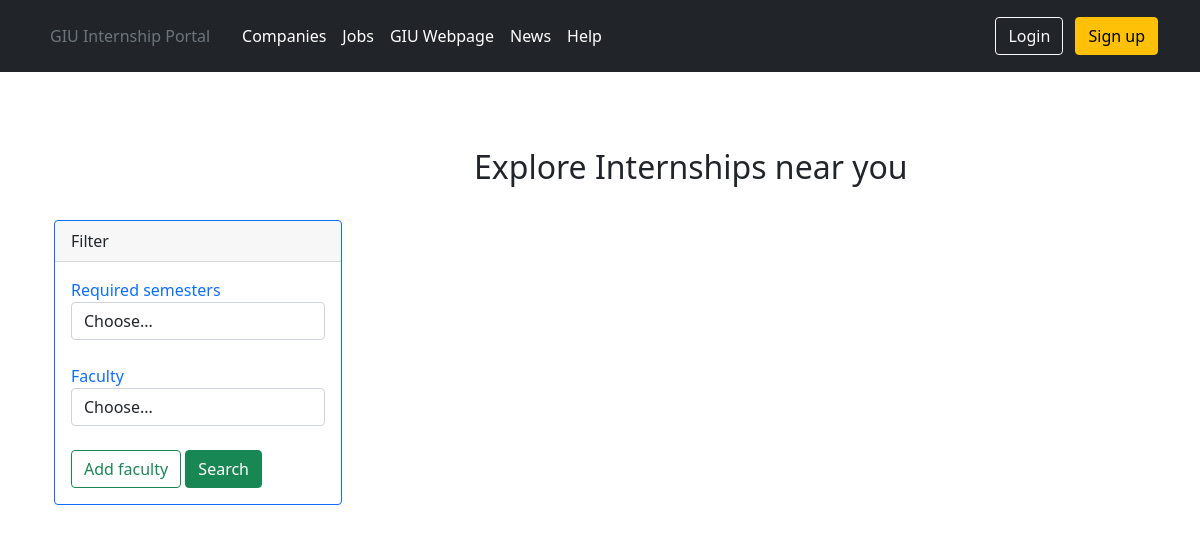
The app's page /viewjobs, older data.
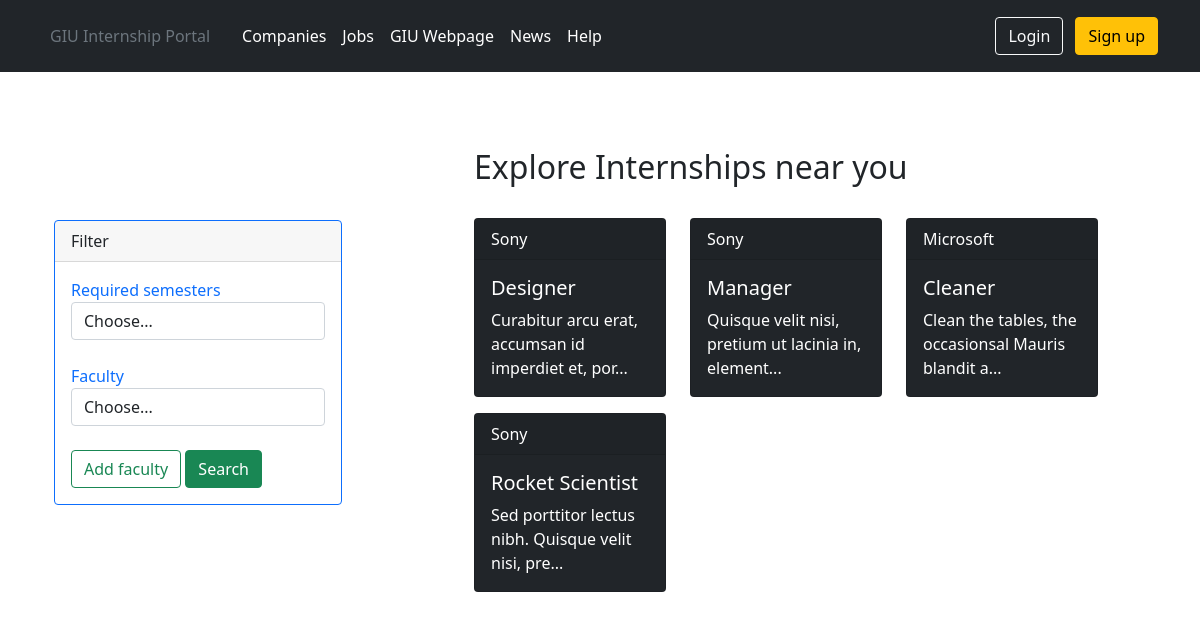
The same page, newer data.
### portal/models.py (models this page shows, shortened)
class Job(models.Model):
    fac_choices = (
        ('Engineering', 'Engineering'),
        ('Computer Science', 'Computer Science'),
        ('Business', 'Business'),
        ('Design', 'Design'),
        ('Architecture', 'Architecture'),
        ('Biotechnology', 'Biotechnology'),
        ('Pharmaceutical', 'Pharmaceutical')
    )
    sem_choices = (
        (1, 1),
        (2, 2),
        (3, 3),
        (4, 4),
        (5, 5),
        (6, 6),
        (7, 7),
        (8, 8),
        (9, 9),
        (10, 10),
        (11, 11),
        (12, 12),
    )
    job_id = models.AutoField(primary_key=True)
    title = models.CharField(max_length=30)
    job_description = models.TextField(max_length=1000)
    department = models.CharField(max_length=20)
    job_start_date = models.DateField()
    job_end_date = models.DateField()
    application_deadline = models.DateField()
    num_of_available_internships = models.PositiveIntegerField()
    salary_range = models.CharField(max_length=20)
    qualifications = models.TextField(max_length=500)
    job_location = models.CharField(max_length=20)
    application_link = models.CharField(max_length=50, null=True, blank=True)
    application_email = models.CharField(max_length=50, null=True, blank=True)
    job_type = models.CharField(max_length=30)
    employer_id = models.ForeignKey(user_models.Employer, on_delete=models.CASCADE)
    allowed_faculties = models.TextField(max_length=300, choices=fac_choices)
    required_semesters = models.CharField(max_length=20, choices=sem_choices)
    aa_id = models.ForeignKey(user_models.AcademicAdvisor, null=True, blank=True, on_delete=models.DO_NOTHING)
    visibility_fac_rep = models.BooleanField(default=False, blank=True)
    visibility_admin = models.BooleanField(default=False, blank=True, verbose_name='Visibility')
    active_student = models.OneToOneField(user_models.Student, null=True, blank=True, on_delete=models.DO_NOTHING)
    post_is_up = models.BooleanField(default=True, verbose_name='Visible')

### users/models.py (models this page shows, shortened)
class Employer(models.Model):
    user = models.OneToOneField(User, on_delete=models.CASCADE, primary_key=True)
    company_name = models.CharField(max_length=20)
    employer_address = models.CharField(max_length=100)
    phone_number = models.CharField(max_length=20)
    fax_number = models.CharField(max_length=50, null=True, blank=True)
    website = models.CharField(max_length=50)
    type_of_business = models.CharField(max_length=50)
    establishment_year = models.DateField()
    country_of_origin = models.CharField(max_length=20)
    industry = models.CharField(max_length=20)
    number_of_current_employees = models.PositiveIntegerField(null=True, blank=True)
    products_or_services = models.CharField(max_length=30)
    company_logo = models.ImageField(upload_to=str(settings.MEDIA_ROOT) + '/company_images/', blank=True, null=True,
                                     default='company_images/default.png', max_length=1000)

### portal/views.py (the view)
# urls.py: path('viewjobs', views.ViewJobsGeneric.as_view(), name='generic_job_view'),
class ViewJobsGeneric(ListView):
    model = Job
    template_name = 'portal/view_jobs_generic.html'
    context_object_name = 'generic_job_view'

### templates/portal/view_jobs_generic.html (shortened to what this page needs)
{% extends 'home.html' %}
{% load static %}
{% block content %}
    <div class="container my-1">
        <div class="row">
            <div class="col-4">
                <br>
                <br>
                <br>
                <br>
                <br>
                <div class="card border-primary mb-3" style="max-width: 18rem;">
                    <div class="card-header">Filter</div>
                    <div class="card-body text-primary">
                        <form action="" method="get">
                            <label for="inputState">Required semesters</label>
                            <select id="inputState" class="form-control required_semester_class_box">
                                <option selected>Choose...</option>
                            </select>
                            <div id="faculty_input">
                                <br>
                                <div class="fac_input_class">
                                    <label for="inputState">Faculty</label>
                                    <select id="inputState" class="form-control choosebox">
                                        <option selected>Choose...</option>
                                    </select>
                                </div>
                                <br>
                            </div>
                            <button id="filter_btn_add_fac" class="btn btn-outline-success" type="button">Add
                                faculty
                            </button>
                            <button id="searchbutton" class="btn btn-success" type="button">Search</button>
                        </form>
                    </div>
                </div>
            </div>
            <div class="col-8">
                <div class="p-5"><h2>Explore Internships near you</h2>
                    <br>
                    <div class="row">
                        {% for job in generic_job_view %}
                            {% if job.visibility_admin and job.visibility_fac_rep  and job.post_is_up %}
                                <div id="{{ job.pk }}" class="col-lg-4 job_box" style="display: block">
                                    <div class="card text-white bg-dark mb-3" style="max-width: 18rem;">
                                        <div class="card-header">
                                            {{ job.employer_id.company_name }}</div>
                                        <div class="card-body">
                                            <h5 class="card-title"><a href="{% url 'job_generic' job.pk %}"
                                                                      style="color: white; background-color : transparent;
                                                                                                  text-decoration:none">{{ job.title }}</a>
                                            </h5>
                                            <p class="card-text maxle">{{ job.job_description|slice:":50" }}...</p>
                                        </div>
                                    </div>
                                </div>
                            {% endif %}
                        {% endfor %}
                    </div>
                </div>
            </div>
        </div>
    </div>
{% endblock content %}

Row changes from the older to the newer data that the page shows:
now on this page (row edited): Job: employer_id.company_name "Sony", title "Designer", job_description "Curabitur arcu erat, accumsan id imperdiet et, por"
now on this page (row edited): Job: employer_id.company_name "Sony", title "Manager", job_description "Quisque velit nisi, pretium ut lacinia in, element"
now on this page (row edited): Job: employer_id.company_name "Microsoft", title "Cleaner", job_description "Clean the tables, the occasionsal Mauris blandit a"
added Job: employer_id.company_name "Sony", title "Rocket Scientist", job_description "Sed porttitor lectus nibh. Quisque velit nisi, pre"
